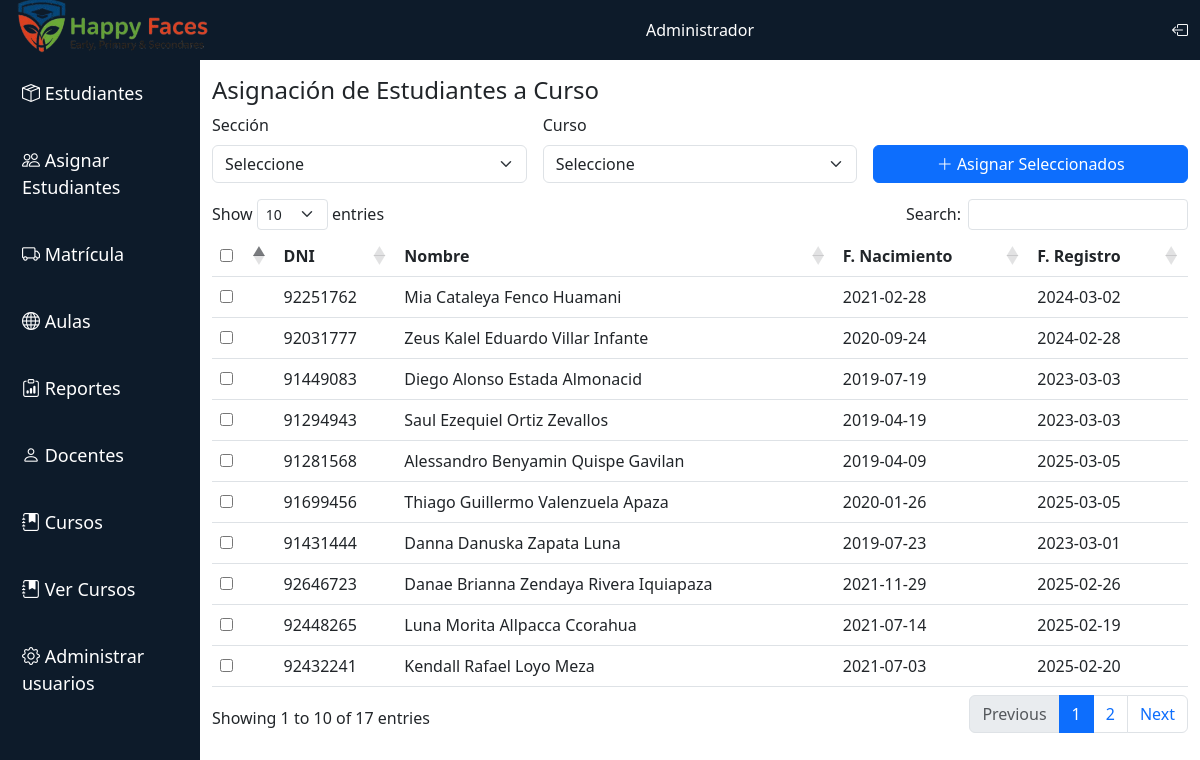
Screenshot of /PHP/Registro/asignar_estudiantes.php with the database file from the repository.
### tables this page shows
CREATE TABLE Alumnos (
    AlumnoID INT AUTO_INCREMENT PRIMARY KEY,
    DNI VARCHAR(12) NOT NULL,
    Nombres VARCHAR(100) NOT NULL,
    Apellidos VARCHAR(100) NOT NULL,
    Fec_Nacimiento DATE,
    Fec_Registro DATE NOT NULL
);

### PHP/Negocio/negocio.php (called while the page is built, shortened)
<?php
include_once '../Conexion/conexion.php';
class Negocio
{
    function lisAluCompleto()
    {
        $sql = "SELECT * FROM alumnos";
        $obj = new Conexion();
        $res = mysqli_query($obj->conecta(), $sql) or die(mysqli_error($obj->conecta()));
        $vec = array();
        while ($fila = mysqli_fetch_assoc($res)) {
            $vec[] = $fila;
        }
        return $vec;
    }
}

### PHP/Conexion/conexion.php (called while the page is built)
<?php
class Conexion
{
    private $cn = null;
    function conecta()
    {
        if ($this->cn == null) {
            $this->cn = mysqli_connect("localhost", "root", "", "Institucion");
        }
        return $this->cn;
    }
}

### PHP/Registro/asignar_estudiantes.php (the view, shortened to what this page needs)
<?php
include '../Negocio/negocio.php';
$obj = new Negocio();
$alumnos = $obj->lisAluCompleto();
?>
<!DOCTYPE html>
<html lang="es">
<head>
    <link rel="stylesheet" href="https://cdn.datatables.net/1.13.4/css/dataTables.bootstrap5.min.css">
    <link href="https://cdn.jsdelivr.net/npm/bootstrap@5.3.0-alpha1/dist/css/bootstrap.min.css" rel="stylesheet">
    <link href="https://cdnjs.cloudflare.com/ajax/libs/bootstrap-icons/1.10.2/font/bootstrap-icons.min.css" rel="stylesheet">
    <link rel="stylesheet" href="../../CSS/Reportes/reportes.css">
</head>
<body>
    <nav class="navbar navbar-expand-lg navbar-light custom-navbar">
        <div class="container-fluid">
            <a class="navbar-brand" href="#">
                <img src="../../src/images/logo.png" alt="Logo SnowBox" class="logo-img">
            </a>
            <span class="navbar-text text-white">Administrador</span>
            <a href="../../index.php" class="text-white"><i class="bi bi-box-arrow-left"></i></a>
        </div>
    </nav>
    <div class="container-fluid">
        <div class="row">
            <div class="col-2 custom-sidebar">
                <div class="nav flex-column">
                    <a href="../Registro/Registro_estudiantes.php?user=1" class="nav-link"><i class="bi bi-box-seam"></i> Estudiantes</a>
                    <a href="../Registro/asignar_estudiantes.php" class="nav-link"><i class="bi bi-people"></i> Asignar Estudiantes</a>
                    <a href="../Matricula/registro.php" class="nav-link"><i class="bi bi-truck"></i> Matrícula</a>
                    <a href="../Aula.php" class="nav-link"><i class="bi bi-globe"></i> Aulas</a>
                    <a href="../Cupo.php" class="nav-link"><i class="bi bi-clipboard-data"></i> Reportes</a>
                    <a href="../Registro/Docentes.php" class="nav-link"><i class="bi bi-person"></i> Docentes</a>
                    <a href="../Cursos/registro_curso.php" class="nav-link"><i class="bi bi-journal-bookmark-fill"></i> Cursos</a>
                    <a href="../Cursos/ver_curso.php" class="nav-link"><i class="bi bi-journal-bookmark-fill"></i> Ver Cursos</a>
                    <a href="../Login/config.php" class="nav-link"><i class="bi bi-gear"></i> Administrar usuarios</a>
                </div>
            </div>
            <div class="col-10 mt-3">
                <h4>Asignación de Estudiantes a Curso</h4>
                <form action="../Configuracion/controller.php" method="POST" id="formAsignacion">
                    <div class="row g-3 mb-3">
                        <div class="col-md-4">
                            <label for="seccion" class="form-label">Sección</label>
                            <select name="seccion" id="seccion" class="form-select" required>
                                <option value="">Seleccione</option>
                            </select>
                        </div>
                        <div class="col-md-4">
                            <label for="curso" class="form-label">Curso</label>
                            <select name="curso" id="curso" class="form-select" required>
                                <option value="">Seleccione</option>
                            </select>
                        </div>
                        <div class="col-md-4 d-flex align-items-end">
                            <button type="submit" name="asignarMultiple" class="btn btn-primary w-100">
                                <i class="bi bi-plus-lg"></i> Asignar Seleccionados
                            </button>
                        </div>
                    </div>
                    <table id="tabla-alumnos" class="table table-hover">
                        <thead>
                            <tr>
                                <th><input type="checkbox" id="select-all"></th>
                                <th>DNI</th>
                                <th>Nombre</th>
                                <th>F. Nacimiento</th>
                                <th>F. Registro</th>
                            </tr>
                        </thead>
                        <tbody>
                            <?php foreach ($alumnos as $alu): ?>
                                <tr>
                                    <td><input type="checkbox" name="alumnos[]" value="<?= $alu['AlumnoID'] ?>"></td>
                                    <td><?= $alu['DNI'] ?></td>
                                    <td><?= $alu['Nombres'] . ' ' . $alu['Apellidos'] ?></td>
                                    <td><?= $alu['Fec_Nacimiento'] ?></td>
                                    <td><?= $alu['Fec_Registro'] ?></td>
                                </tr>
                            <?php endforeach; ?>
                        </tbody>
                    </table>
                </form>
            </div>
        </div>
    </div>
</body>
</html>

### CSS/Reportes/reportes.css (style rules this page uses)
.logo-img { width: 200px; margin-left: auto; margin-top: -8px; }
.custom-navbar { background-color: #0d1b2a; height: 60px; padding-top: 5px; padding-bottom: 5px; }
.custom-sidebar { height: calc(100vh - 60px); background-color: #0d1b2a; padding-top: 0; margin-top: 0; position: sticky; top: 0; }
.custom-sidebar a { color: white; font-size: 18px; margin: 10px 0; display: block; padding: 10px; text-align: left; }

### rows the page displays
alumnos: DNI "92251762", Nombres "Mia Cataleya", Apellidos "Fenco Huamani", Fec_Nacimiento "2021-02-28", Fec_Registro "2024-03-02"
alumnos: DNI "92031777", Nombres "Zeus Kalel Eduardo", Apellidos "Villar Infante", Fec_Nacimiento "2020-09-24", Fec_Registro "2024-02-28"
alumnos: DNI "91449083", Nombres "Diego Alonso", Apellidos "Estada Almonacid", Fec_Nacimiento "2019-07-19", Fec_Registro "2023-03-03"
alumnos: DNI "91294943", Nombres "Saul Ezequiel", Apellidos "Ortiz Zevallos", Fec_Nacimiento "2019-04-19", Fec_Registro "2023-03-03"
alumnos: DNI "91281568", Nombres "Alessandro Benyamin", Apellidos "Quispe Gavilan", Fec_Nacimiento "2019-04-09", Fec_Registro "2025-03-05"
alumnos: DNI "91699456", Nombres "Thiago Guillermo", Apellidos "Valenzuela Apaza", Fec_Nacimiento "2020-01-26", Fec_Registro "2025-03-05"
alumnos: DNI "91431444", Nombres "Danna Danuska", Apellidos "Zapata Luna", Fec_Nacimiento "2019-07-23", Fec_Registro "2023-03-01"
alumnos: DNI "92646723", Nombres "Danae Brianna Zendaya", Apellidos "Rivera Iquiapaza", Fec_Nacimiento "2021-11-29", Fec_Registro "2025-02-26"
alumnos: DNI "92448265", Nombres "Luna Morita", Apellidos "Allpacca Ccorahua", Fec_Nacimiento "2021-07-14", Fec_Registro "2025-02-19"
alumnos: DNI "92432241", Nombres "Kendall Rafael", Apellidos "Loyo Meza", Fec_Nacimiento "2021-07-03", Fec_Registro "2025-02-20"
